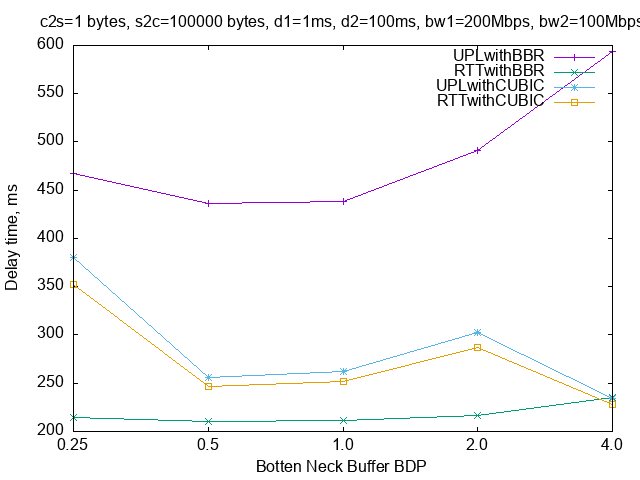

The script that saved this image:
set term png
set output 'f5s.png' 

set key fixed right top vertical Right noreverse noenhanced autotitle nobox
set style data linespoints
set xlabel "Botten Neck Buffer BDP"
set ylabel "Delay time, ms"
    
set title 'c2s=1 bytes, s2c=100000 bytes, d1=1ms, d2=100ms, bw1=200Mbps, bw2=100Mbps'
plot 'f5s.dat' using 2:xtic(1) title columnheader(2), for [i=3:5] '' using i title columnheader(i)
